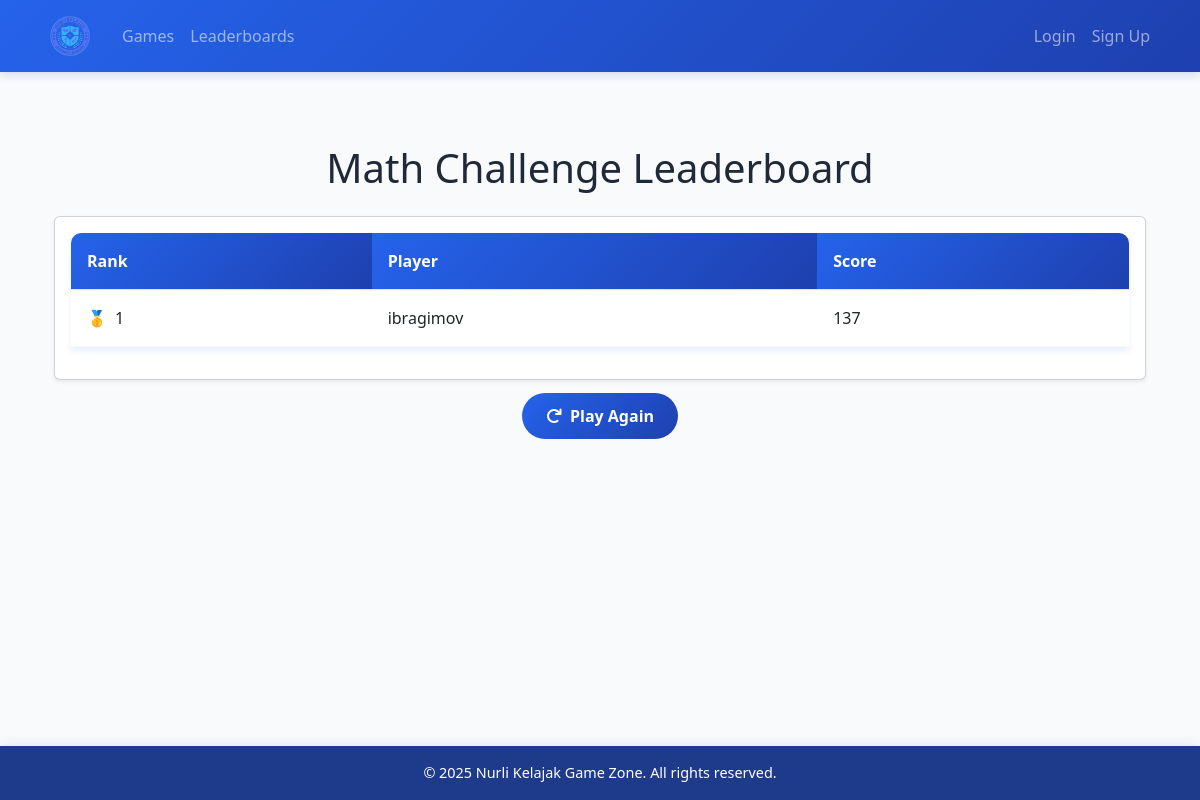
The app's page /leaderboard/games/math_challenge/, older data.
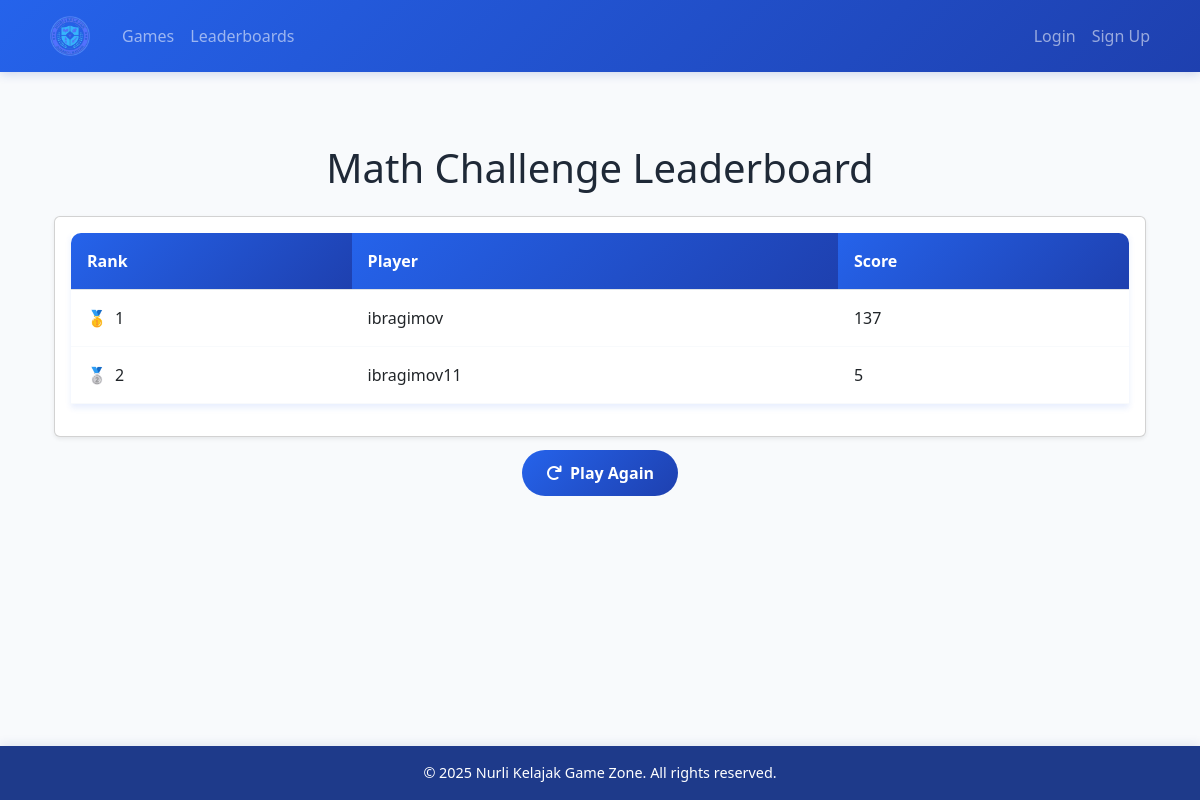
The same page, newer data.
### games/models.py (models this page shows, shortened)
class Game(models.Model):
    name = models.CharField(max_length=100)
    slug = models.SlugField(unique=True)
    description = models.TextField()
    image = models.ImageField(
        upload_to=game_image_upload_path,
        null=True,
        blank=True,
        help_text="Upload game cover image (optimal size: 800x600px)"
    )
    is_active = models.BooleanField(default=True)

### accounts/models.py (models this page shows)
class User(AbstractUser):
    avatar = models.ImageField(upload_to='avatars/', null=True, blank=True)
    bio = models.TextField(max_length=500, blank=True)
    groups = models.ManyToManyField(
        'auth.Group',
        related_name='custom_user_set',
        blank=True,
        help_text='The groups this user belongs to.',
        verbose_name='groups',
    )
    user_permissions = models.ManyToManyField(
        'auth.Permission',
        related_name='custom_user_set',
        blank=True,
        help_text='Specific permissions for this user.',
        verbose_name='user permissions',
    )

### leaderboard/views.py (the view)
# urls.py: path('games/<slug:game_slug>/', views.game_leaderboard, name='game_leaderboard'),
def game_leaderboard(request, game_slug):
    game = get_object_or_404(Game, slug=game_slug)
    leaderboard = GameScore.objects.filter(game=game).values('user__username').annotate(
        max_score=Max('score')
    ).order_by('-max_score')[:10]  # Limit to top 10 scores
    logger.info(f"Leaderboard accessed for game {game_slug}")
    return render(request, 'leaderboard/game_leaderboard.html', {
        'game': game,
        'leaderboard': leaderboard
    })

### leaderboard/templates/leaderboard/game_leaderboard.html (shortened to what this page needs)
{% extends "base.html" %}
{% load humanize %}
{% block content %}
<div class="container my-5">
    <h1 class="text-center mb-4">{{ game.name }} Leaderboard</h1>
    <div class="card shadow-sm">
        <div class="card-body">
            {% if leaderboard %}
                <table class="table leaderboard-table">
                    <thead>
                        <tr>
                            <th scope="col">Rank</th>
                            <th scope="col">Player</th>
                            <th scope="col">Score</th>
                        </tr>
                    </thead>
                    <tbody>
                        {% for entry in leaderboard %}
                            <tr>
                                <td>{{ forloop.counter }}</td>
                                <td>{{ entry.user__username }}</td>
                                <td>{{ entry.max_score }}</td>
                            </tr>
                        {% endfor %}
                    </tbody>
                </table>
            {% else %}
                <div class="alert alert-info text-center">
                    No scores yet for {{ game.name }}. Be the first to play!
                </div>
            {% endif %}
        </div>
    </div>
    <div class="text-center mt-4">
        <a href="{% url 'games:game_detail' game.slug %}" class="play-again-btn">
            <i class="fas fa-redo me-2"></i>Play Again
        </a>
    </div>
</div>
{% endblock %}

### templates/base.html (shortened to what this page needs)
{% load static %}
<!DOCTYPE html>
<html lang="en">
<head>
    <link href="https://cdn.jsdelivr.net/npm/bootstrap@5.3.0/dist/css/bootstrap.min.css" rel="stylesheet">
    <link rel="stylesheet" href="https://cdnjs.cloudflare.com/ajax/libs/font-awesome/6.0.0/css/all.min.css">
    <link rel="stylesheet" href="{% static 'css/styles.css' %}">
</head>
<body>
    <nav class="navbar navbar-expand-lg navbar-dark">
        <div class="container">
            <a class="navbar-brand" href="{% url 'games:home' %}">
                <img src="{% static 'images/logo.png' %}" alt="Nurli Kelajak Game Zone Logo" onerror="console.error('Failed to load logo at {% static 'images/logo.png' %}. Check static file path or run collectstatic.')">
            </a>
            <div class="collapse navbar-collapse" id="navbarNav">
                <ul class="navbar-nav me-auto">
                    <li class="nav-item">
                        <a href="{% url 'games:home' %}" class="nav-link">Games</a>
                    </li>
                    <li class="nav-item">
                        <a class="nav-link" href="{% url 'leaderboard:leaderboards_home' %}">Leaderboards</a>
                    </li>
                </ul>
                <ul class="navbar-nav">
                    {% if user.is_authenticated %}
                    <li class="nav-item dropdown">
                        <a class="nav-link dropdown-toggle" href="#" id="navbarDropdown" role="button" data-bs-toggle="dropdown">
                            <i class="fas fa-user-circle me-1"></i> {{ user.username }}
                        </a>
                        <ul class="dropdown-menu">
                            <li><a class="dropdown-item" href="#">Profile</a></li>
                            <li><hr class="dropdown-divider"></li>
                            <li>
                                <form class="logout-form" action="{% url 'logout' %}" method="post">
                                    {% csrf_token %}
                                    <button type="submit" class="logout-btn">
                                        <i class="fas fa-sign-out-alt me-1"></i> Logout
                                    </button>
                                </form>
                            </li>
                        </ul>
                    </li>
                    {% else %}
                    <li class="nav-item">
                        <a class="nav-link" href="{% url 'login' %}">Login</a>
                    </li>
                    <li class="nav-item">
                        <a class="nav-link" href="{% url 'accounts:signup' %}">Sign Up</a>
                    </li>
                    {% endif %}
                </ul>
            </div>
        </div>
    </nav>
    <main class="container my-4">
        {% block content %}{% endblock %}
    </main>
    <footer class="py-3">
        <div class="container text-center">
            <p class="mb-0">© {% now "Y" %} Nurli Kelajak Game Zone. All rights reserved.</p>
        </div>
    </footer>
</body>
</html>

### static/css/styles.css (style rules this page uses)
:root { --primary-color: #2563EB; --secondary-color: #1E40AF; --accent-color: #FFFFFF; --background-color: #F8FAFC; --text-color: #1F2937; --correct-color: #10B981; --wrong-color: #EF4444; --glow-color: #BFDBFE; --time-added-color: #0EA5E9; --footer-color: #1E3A8A; --card-shadow: 0 4px 6px rgba(37, 99, 235, 0.1); --hover-shadow: 0 10px 15px rgba(37, 99, 235, 0.2); }
body { background-color: var(--background-color); color: var(--text-color); min-height: 100vh; display: flex; flex-direction: column; font-family: 'Segoe UI', Tahoma, Geneva, Verdana, sans-serif; }
.navbar { background: linear-gradient(135deg, var(--primary-color), var(--secondary-color)); box-shadow: 0 2px 10px rgba(30, 64, 175, 0.2); padding: 0.5rem 0; }
.navbar-brand { font-weight: bold; font-size: 1.5rem; display: flex; align-items: center; }
.navbar-brand img { height: 40px; width: auto; transition: transform 0.3s ease; }
.nav-link { font-weight: 500; padding: 0.5rem 1rem; border-radius: 0.25rem; transition: all 0.2s ease; }
main { flex: 1; padding-bottom: 2rem; }
footer { background-color: var(--footer-color); color: var(--accent-color); padding: 1.5rem 0; margin-top: auto; box-shadow: 0 -2px 10px rgba(30, 58, 138, 0.1); }
footer p { margin: 0; font-size: 0.9rem; }

### templates/base.html (style rules this page uses)
.navbar-brand img { height: 40px; width: auto; vertical-align: middle; display: inline-block; background-color: transparent; transition: transform 0.3s ease; }
.navbar-brand { line-height: 1; padding: 0.5rem; }

### leaderboard/templates/leaderboard/game_leaderboard.html (style rules this page uses)
.play-again-btn { padding: 0.75rem 1.5rem; background: linear-gradient(135deg, var(--primary-color), var(--secondary-color)); color: var(--accent-color); border-radius: 50px; font-weight: 600; text-decoration: none; transition: all 0.3s ease; }
.leaderboard-table { width: 100%; border-collapse: separate; border-spacing: 0; background: var(--accent-color); box-shadow: var(--card-shadow); }
.leaderboard-table thead th { background: linear-gradient(135deg, var(--primary-color), var(--secondary-color)); color: var(--accent-color); padding: 1rem; font-weight: 600; text-align: left; }
.leaderboard-table th:first-child { border-top-left-radius: 10px; }
.leaderboard-table th:last-child { border-top-right-radius: 10px; }
.leaderboard-table tbody tr { transition: all 0.2s ease; }
.leaderboard-table tbody td { padding: 1rem; border-bottom: 1px solid var(--background-color); }
.leaderboard-table tbody tr:nth-child(1) td:first-child::before { content: "🥇"; margin-right: 0.5rem; }
.leaderboard-table tbody tr:nth-child(2) td:first-child::before { content: "🥈"; margin-right: 0.5rem; }

Row changes from the older to the newer data that the page shows:
added User: user__username "ibragimov11", max_score "5"
